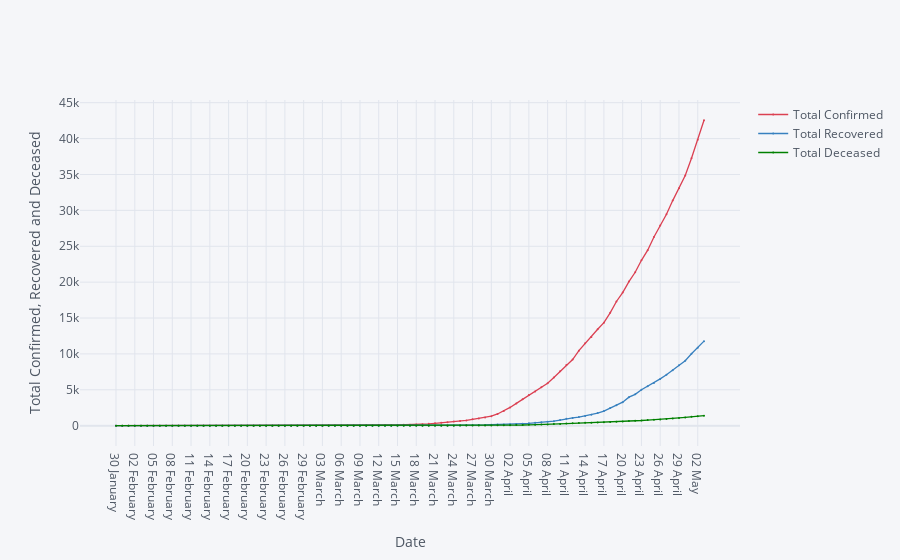

Notebook code for this chart:
### Markdown cell above
# Total confirmed, recovered and deceased- datewise.

### Code cell
df6.iplot(kind= 'scatter', x= 'Date', y=['Total Confirmed', 'Total Recovered', 'Total Deceased'], mode= 'markers+lines', xTitle= 'Date', yTitle= 'Total Confirmed, Recovered and Deceased', color= ['red', 'blue', 'green'], size= 2)

### Figure 1 — Plotly figure (JSON) as saved in the notebook; plotly's stock layout.template omitted (floating-point values rounded to 4 significant figures)
{"data": [{"line": {"color": "rgba(219, 64, 82, 1.0)", "dash": "solid", "shape": "linear", "width": 1.3}, "marker": {"size": 2, "symbol": "circle"}, "mode": "markers+lines", "name": "Total Confirmed", "text": "", "type": "scatter", "x": ["30 January ", "31 January ", "01 February ", "02 February ", "03 February ", "04 February ", "05 February ", "06 February ", "07 February ", "08 February ", "09 February ", "10 February ", "11 February ", "12 February ", "13 February ", "14 February ", "15 February ", "16 February ", "17 February ", "18 February ", "19 February ", "20 February ", "21 February ", "22 February ", "23 February ", "24 February ", "25 February ", "26 February ", "27 February ", "28 February ", "29 February ", "01 March ", "02 March ", "03 March ", "04 March ", "05 March ", "06 March ", "07 March ", "08 March ", "09 March ", "10 March ", "11 March ", "12 March ", "13 March ", "14 March ", "15 March ", "16 March ", "17 March ", "18 March ", "19 March ", "20 March ", "21 March ", "22 March ", "23 March ", "24 March ", "25 March ", "26 March ", "27 March ", "28 March ", "29 March ", "30 March ", "31 March ", "01 April ", "02 April ", "03 April ", "04 April ", "05 April ", "06 April ", "07 April ", "08 April ", "09 April ", "10 April ", "11 April ", "12 April ", "13 April ", "14 April ", "15 April ", "16 April ", "17 April ", "18 April ", "19 April ", "20 April ", "21 April ", "22 April ", "23 April ", "24 April ", "25 April ", "26 April ", "27 April ", "28 April ", "29 April ", "30 April ", "01 May ", "02 May ", "03 May "], "y": [1, 1, 1, 2, 3, 3, 3, 3, 3, 3, 3, 3, 3, 3, 3, 3, 3, 3, 3, 3, 3, 3, 3, 3, 3, 3, 3, 3, 3, 3, 3, 3, 5, 6, 28, 30, 31, 34, 39, 48, 63, 71, 81, 91, 102, 112, 126, 146, 171, 198, 256, 334, 403, 497, 571, 657, 730, 883, 1019, 1139, 1326, 1635, 2059, 2545, 3105, 3684, 4293, 4777, 5350, 5915, 6728, 7599, 8453, 9211, 10454, 11485, 12371, 13432, 14354, 15725, 17305, 18544, 20081, 21373, 23040, 24448, 26283, 27890, 29458, 31360, 33065, 34866, 37262, 39829, 42546]}, {"line": {"color": "rgba(55, 128, 191, 1.0)", "dash": "solid", "shape": "linear", "width": 1.3}, "marker": {"size": 2, "symbol": "circle"}, "mode": "markers+lines", "name": "Total Recovered", "text": "", "type": "scatter", "x": ["30 January ", "31 January ", "01 February ", "02 February ", "03 February ", "04 February ", "05 February ", "06 February ", "07 February ", "08 February ", "09 February ", "10 February ", "11 February ", "12 February ", "13 February ", "14 February ", "15 February ", "16 February ", "17 February ", "18 February ", "19 February ", "20 February ", "21 February ", "22 February ", "23 February ", "24 February ", "25 February ", "26 February ", "27 February ", "28 February ", "29 February ", "01 March ", "02 March ", "03 March ", "04 March ", "05 March ", "06 March ", "07 March ", "08 March ", "09 March ", "10 March ", "11 March ", "12 March ", "13 March ", "14 March ", "15 March ", "16 March ", "17 March ", "18 March ", "19 March ", "20 March ", "21 March ", "22 March ", "23 March ", "24 March ", "25 March ", "26 March ", "27 March ", "28 March ", "29 March ", "30 March ", "31 March ", "01 April ", "02 April ", "03 April ", "04 April ", "05 April ", "06 April ", "07 April ", "08 April ", "09 April ", "10 April ", "11 April ", "12 April ", "13 April ", "14 April ", "15 April ", "16 April ", "17 April ", "18 April ", "19 April ", "20 April ", "21 April ", "22 April ", "23 April ", "24 April ", "25 April ", "26 April ", "27 April ", "28 April ", "29 April ", "30 April ", "01 May ", "02 May ", "03 May "], "y": [0, 0, 0, 0, 0, 0, 0, 0, 0, 0, 0, 0, 0, 0, 1, 1, 1, 2, 2, 2, 2, 3, 3, 3, 3, 3, 3, 3, 3, 3, 3, 3, 3, 3, 3, 3, 3, 3, 3, 3, 4, 4, 4, 10, 10, 13, 14, 15, 15, 20, 23, 23, 23, 25, 40, 43, 50, 75, 85, 102, 137, 150, 169, 191, 230, 286, 329, 394, 469, 565, 635, 786, 972, 1086, 1198, 1365, 1509, 1767, 2040, 2466, 2854, 3273, 3976, 4370, 5012, 5496, 5938, 6523, 7103, 7739, 8429, 9059, 10021, 10852, 11782]}, {"line": {"color": "rgba(0, 128, 0, 1.0)", "dash": "solid", "shape": "linear", "width": 1.3}, "marker": {"size": 2, "symbol": "circle"}, "mode": "markers+lines", "name": "Total Deceased", "text": "", "type": "scatter", "x": ["30 January ", "31 January ", "01 February ", "02 February ", "03 February ", "04 February ", "05 February ", "06 February ", "07 February ", "08 February ", "09 February ", "10 February ", "11 February ", "12 February ", "13 February ", "14 February ", "15 February ", "16 February ", "17 February ", "18 February ", "19 February ", "20 February ", "21 February ", "22 February ", "23 February ", "24 February ", "25 February ", "26 February ", "27 February ", "28 February ", "29 February ", "01 March ", "02 March ", "03 March ", "04 March ", "05 March ", "06 March ", "07 March ", "08 March ", "09 March ", "10 March ", "11 March ", "12 March ", "13 March ", "14 March ", "15 March ", "16 March ", "17 March ", "18 March ", "19 March ", "20 March ", "21 March ", "22 March ", "23 March ", "24 March ", "25 March ", "26 March ", "27 March ", "28 March ", "29 March ", "30 March ", "31 March ", "01 April ", "02 April ", "03 April ", "04 April ", "05 April ", "06 April ", "07 April ", "08 April ", "09 April ", "10 April ", "11 April ", "12 April ", "13 April ", "14 April ", "15 April ", "16 April ", "17 April ", "18 April ", "19 April ", "20 April ", "21 April ", "22 April ", "23 April ", "24 April ", "25 April ", "26 April ", "27 April ", "28 April ", "29 April ", "30 April ", "01 May ", "02 May ", "03 May "], "y": [0, 0, 0, 0, 0, 0, 0, 0, 0, 0, 0, 0, 0, 0, 0, 0, 0, 0, 0, 0, 0, 0, 0, 0, 0, 0, 0, 0, 0, 0, 0, 0, 0, 0, 0, 0, 0, 0, 0, 0, 0, 0, 1, 1, 2, 2, 2, 3, 3, 4, 4, 4, 7, 9, 10, 11, 16, 19, 24, 27, 41, 47, 53, 69, 83, 96, 118, 134, 161, 181, 227, 249, 290, 332, 359, 396, 423, 449, 487, 522, 560, 593, 646, 682, 722, 781, 825, 881, 939, 1008, 1079, 1154, 1231, 1323, 1391]}], "layout": {"legend": {"bgcolor": "#F5F6F9", "font": {"color": "#4D5663"}}, "paper_bgcolor": "#F5F6F9", "plot_bgcolor": "#F5F6F9", "title": {"font": {"color": "#4D5663"}}, "xaxis": {"gridcolor": "#E1E5ED", "showgrid": true, "tickfont": {"color": "#4D5663"}, "title": {"font": {"color": "#4D5663"}, "text": "Date"}, "zerolinecolor": "#E1E5ED"}, "yaxis": {"gridcolor": "#E1E5ED", "showgrid": true, "tickfont": {"color": "#4D5663"}, "title": {"font": {"color": "#4D5663"}, "text": "Total Confirmed, Recovered and Deceased"}, "zerolinecolor": "#E1E5ED"}}}
